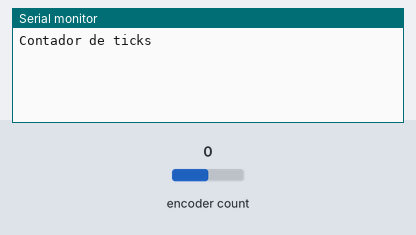
This sketch was run on a simulated Arduino Mega 2560, built with avr-gcc and run on an emulated ATmega2560. Parts: the last lines printed to the serial monitor. Inputs (shaded band) come from the test bench; at power-on: encoder count 0.

Above: at 1.2 s.
1.3 s: encoder count set to 1
At 1.8 s:
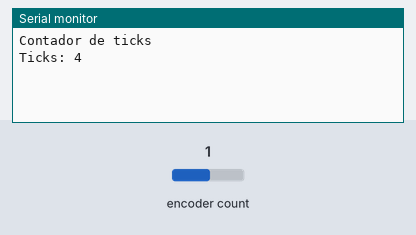
2.8 s: encoder count set to 2
At 4.1 s:
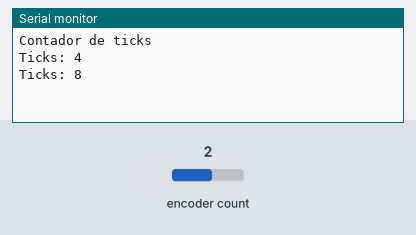

Measured:
- after the input at 1.3 s, the serial monitor: prints a new line at once (image 1)
- after the input at 2.8 s, the serial monitor: prints a new line at once (image 2)

The sketch:

sketch_oct30a.ino
```cpp
#include <Encoder.h>

Encoder meuEncoder(2, 3);

long ticks = 0;

void setup() {
  Serial.begin(115200);

  meuEncoder.write(0);

  Serial.println("Contador de ticks");
}

void loop() {
  long leitura = meuEncoder.read();

  if (leitura != ticks) {
    ticks = leitura;

    Serial.print("Ticks: ");
    Serial.println(ticks);
  }
}
```

main.cpp
```cpp
#include <Servo.h>
#include <Arduino.h>

Servo meuServo;

const int pinoServo = 9;

void setup() {
  Serial.begin(9600);

  meuServo.attach(pinoServo);
  meuServo.write(90); // Parado inicialmente

  Serial.println("Controle do Servo");
  Serial.println("0   - Gira em um sentido");
  Serial.println("180 - Gira no outro sentido");
  Serial.println("P   - PARAR");
}

void loop() {
  if (Serial.available() > 0) {

    String comando = Serial.readStringUntil('\n');
    comando.trim();
    comando.toUpperCase();

    // Comando de parada
    if (comando == "P" || comando == "PARAR") {
      meuServo.write(90);
      Serial.println("SERVO PARADO");
      return;
    }

    // Verifica se o comando e numerico
    if (comando.length() == 0) return;

    for (int i = 0; i < comando.length(); i++) {
      if (!isDigit(comando[i])) {
        Serial.println("Comando invalido!");
        return;
      }
    }

    int valor = comando.toInt();

    if (valor >= 0 && valor <= 180) {
      meuServo.writeMicroseconds(valor);

      Serial.print("Comando: ");
      Serial.println(valor);
    } else {
      Serial.println("Valor invalido!");
    }
  }
}
```
